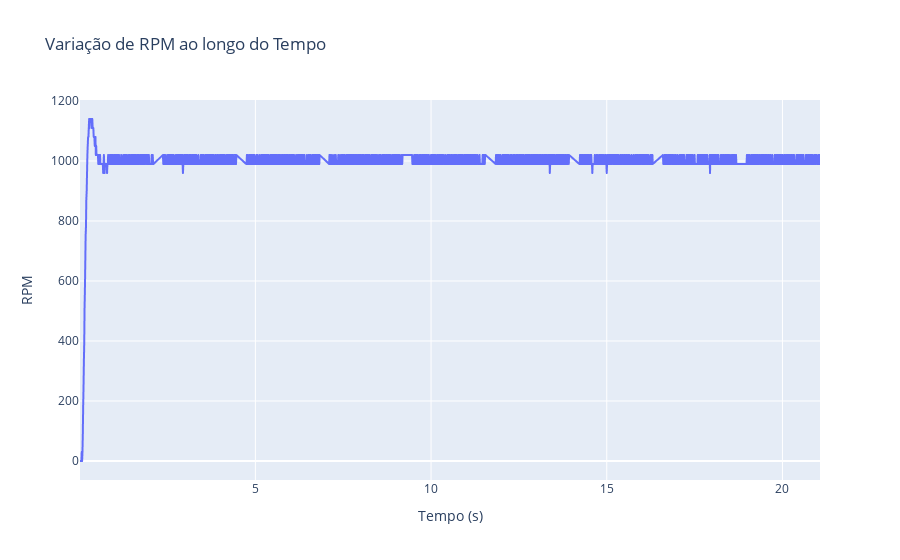

Source (notebook cell):
### Code cell
fig = px.line(dados, x='Tempo (s)', y='RPM', title='Variação de RPM ao longo do Tempo')
fig.update_xaxes(title='Tempo (s)')
fig.update_yaxes(title='RPM')
fig.show()

### Figure 1 — Plotly figure (JSON) as saved in the notebook; plotly's stock layout.template omitted (floating-point values rounded to 4 significant figures; data arrays with more than 128 entries replaced by an {"elided": "..."} marker saying what was removed)
{"data": [{"hovertemplate": "Tempo (s)=%{x}<br>RPM=%{y}<extra></extra>", "legendgroup": "", "line": {"color": "#636efa", "dash": "solid"}, "marker": {"symbol": "circle"}, "mode": "lines", "name": "", "showlegend": false, "type": "scattergl", "x": {"elided": "1890 float values"}, "xaxis": "x", "y": {"elided": "1890 int values"}, "yaxis": "y"}], "layout": {"legend": {"tracegroupgap": 0}, "title": {"text": "Variação de RPM ao longo do Tempo"}, "xaxis": {"anchor": "y", "domain": [0, 1], "title": {"text": "Tempo (s)"}}, "yaxis": {"anchor": "x", "domain": [0, 1], "title": {"text": "RPM"}}}}
